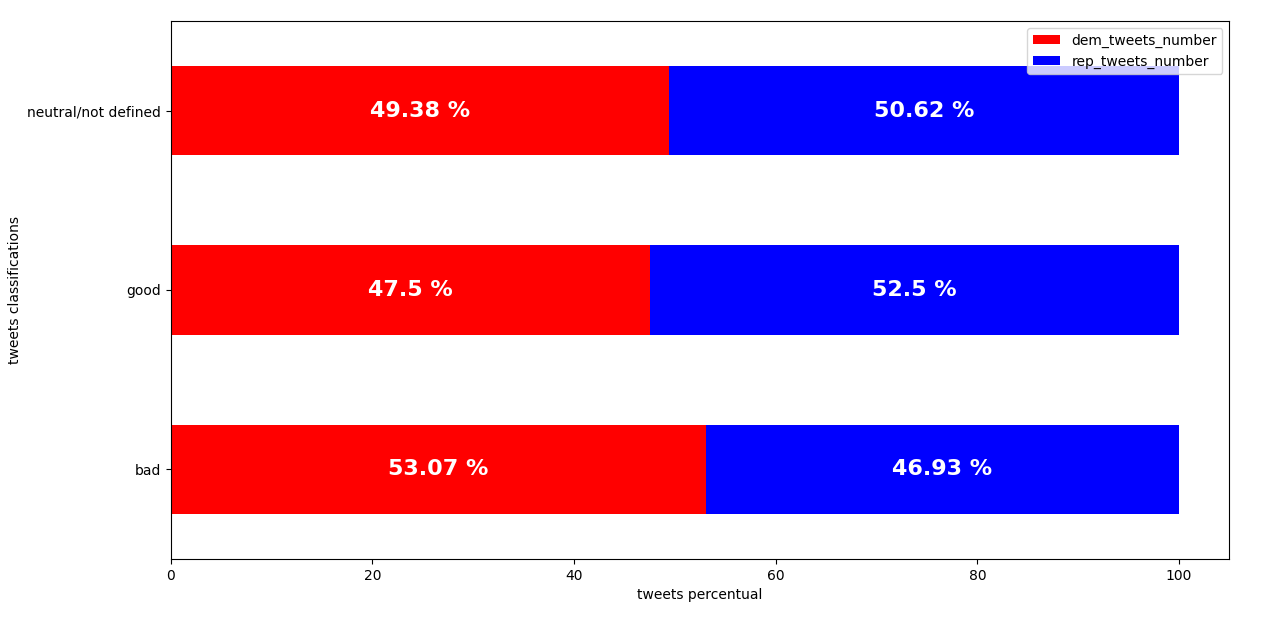

Write Python code to recreate this figure.
import pandas as pd
import numpy as np
import seaborn as sns
import matplotlib.pyplot as plt
import matplotlib.patches as mpatches
import os

# HO SOMMATO TUTTI I TWEET BUONI - CATTIVI E NEUTRALI/NON DEFINITI E PER OGNUNA DI QUESTE SOMME
# HO CALCOLATO IN PERCENTUALE QUANTI TWEET APPARTENESSERO A UN PARTITO RISPETTO AD UN ALTRO 


def tweets_percentual_for_any_label_and_party(tweets_users):
    absolute_comparison = tweets_users.groupby(["label", "political_party"]).count().reset_index()
    absolute_comparison.columns = ["label", "political_party", "tweets_number"]

    tweet_count_foreach_category = absolute_comparison["tweets_number"].tolist()

    i = 0
    while i < len(tweet_count_foreach_category):
        percentual_maker = 100 / (tweet_count_foreach_category[i] + tweet_count_foreach_category[i + 1]) 
        tweet_count_foreach_category[i] *= percentual_maker
        tweet_count_foreach_category[i + 1] *= percentual_maker

        i += 2

    absolute_comparison["tweets_number"] = tweet_count_foreach_category 

    return absolute_comparison


def format_dataframe_for_plotting(absolute_comparison):
    dem_count = absolute_comparison[absolute_comparison["political_party"] == "Dem"][["label","tweets_number"]]
    dem_count.columns = ["label", "dem_tweets_number"]

    rep_count = absolute_comparison[absolute_comparison["political_party"] == "Rep"][["tweets_number"]]

    dem_count["rep_tweets_number"] = rep_count["tweets_number"].tolist() 
    absolute_comparison = dem_count.copy()
    absolute_comparison.index = [0, 1, 2]

    print(absolute_comparison)

    return absolute_comparison


def plot_results(absolute_comparison):
    absolute_comparison_plot = absolute_comparison.plot(x = 'label', kind = 'barh', stacked = True, 
                                                        color = ["red", "blue"], mark_right = True) 

    plt.legend(loc="best")

    absolute_comparison_plot.set_ylabel("tweets classifications")
    absolute_comparison_plot.set_xlabel("tweets percentual")

    dem_tweets_count = []
    rep_tweets_count = []

    for i in range(len(absolute_comparison)):
        dem_tweets_count.append(absolute_comparison.loc[i]["dem_tweets_number"])
        rep_tweets_count.append(absolute_comparison.loc[i]["rep_tweets_number"])

    for bar, tweet_count in zip(absolute_comparison_plot.patches, dem_tweets_count + rep_tweets_count):
        x_position_to_write = bar.get_x() + bar.get_width() / 2
        y_position_to_write = bar.get_y() + bar.get_height() / 2

        absolute_comparison_plot.text(x_position_to_write, y_position_to_write, str(round(tweet_count, 2)) + " %", ha='center', 
                                      va='center', fontsize=16, fontweight='bold', color='white')

    plt.show()




#################################################################################################################
#                                                ______
#                                               | MAIN |
#                                                 
#################################################################################################################


os.chdir("..")
os.chdir("..")

desidered_path = os.getcwd() + '/labelled_tweet.csv'
tweets = pd.read_csv(desidered_path)

desidered_path = os.getcwd() + '/users.csv'
users = pd.read_csv(desidered_path)

tweets_users = pd.merge(tweets[["label", "politician_name"]], users[['politician_name', 'political_party']], on='politician_name', how='left')


absolute_comparison = tweets_percentual_for_any_label_and_party(tweets_users)

absolute_comparison = format_dataframe_for_plotting(absolute_comparison)

plot_results(absolute_comparison)
